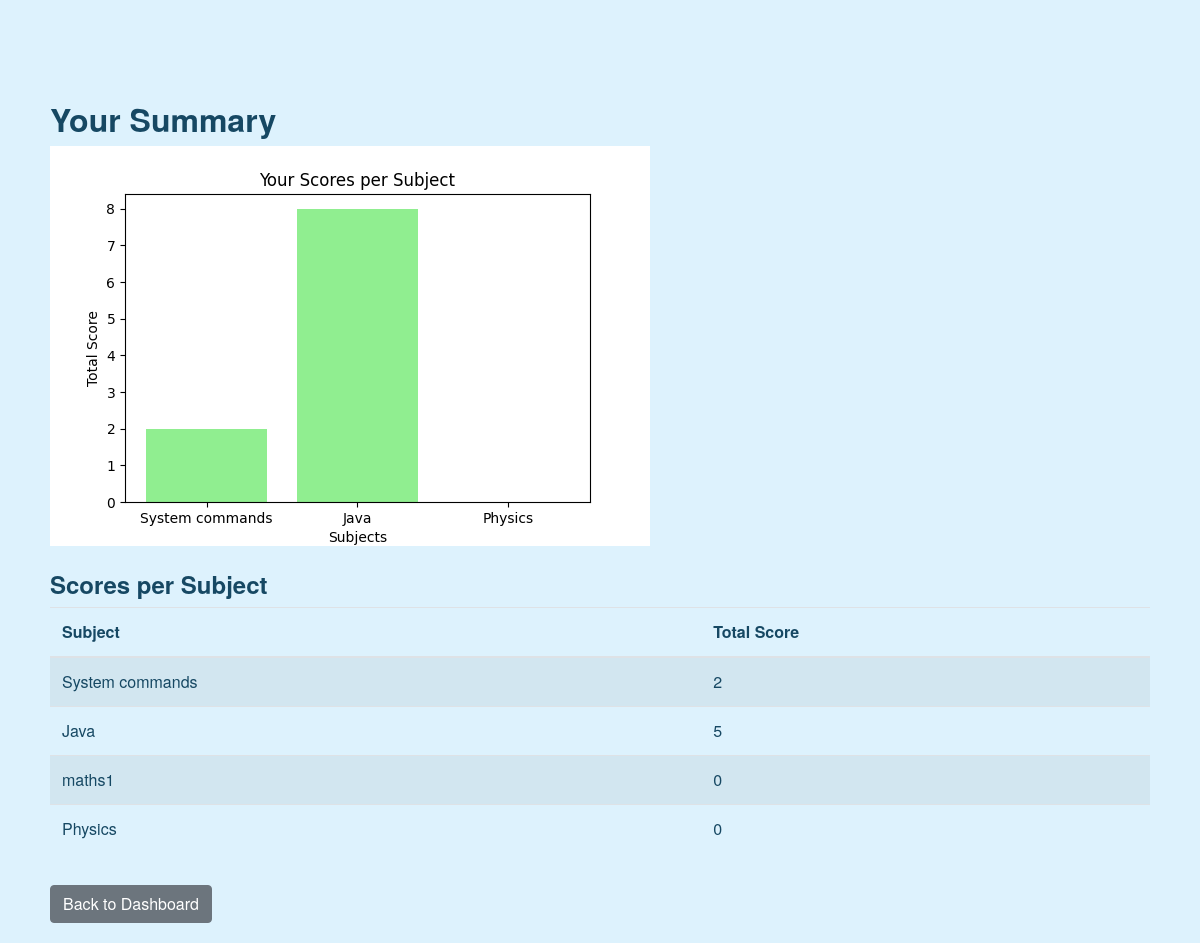
/user/summary (signed in), run on an earlier commit of the app's database.
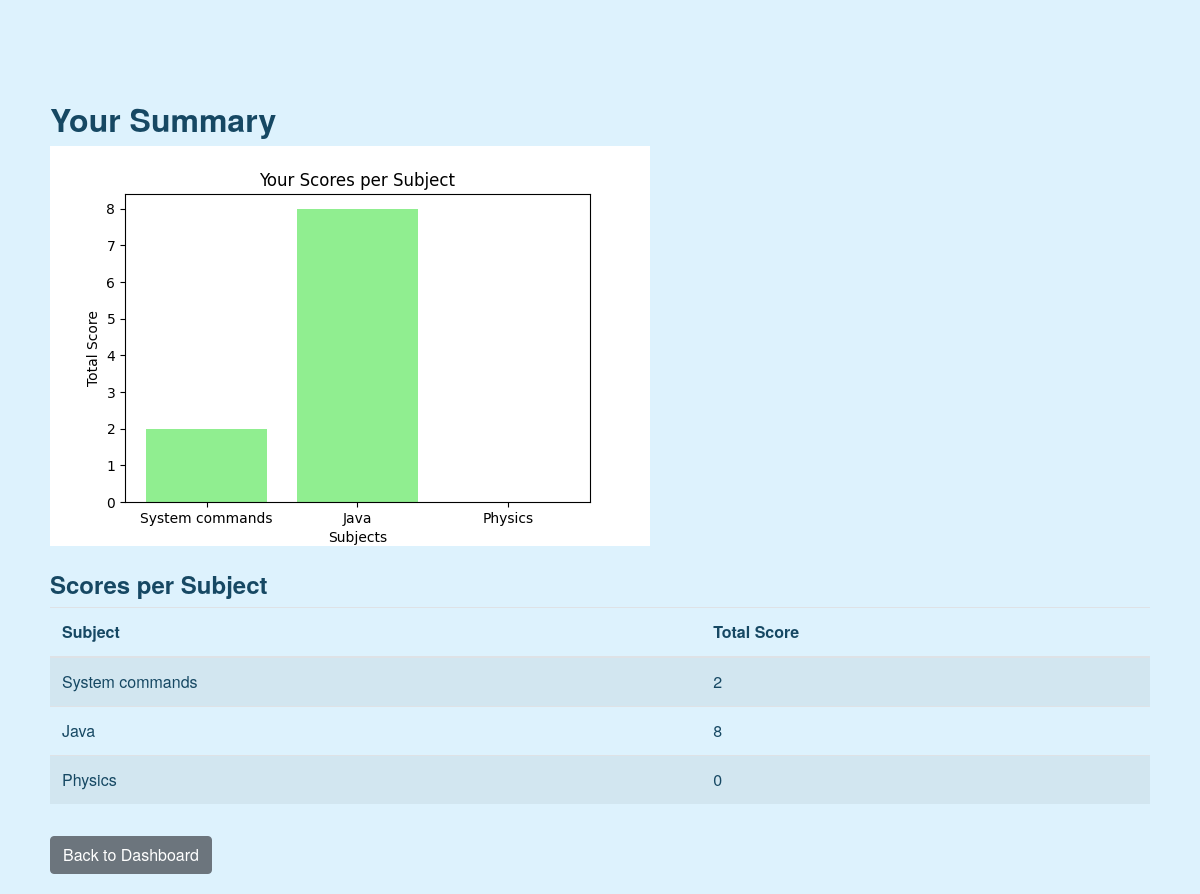
And on a later commit of the database.
### controllers/models.py (models this page shows, shortened)
class Subject(db.Model):
    __tablename__ = 'subjects'
    id = db.Column(db.Integer, primary_key=True)
    name = db.Column(db.String(100), unique=True, nullable=False)
    description = db.Column(db.Text)
    chapters = db.relationship('Chapter', backref='subject', lazy=True)#related data is loaded when accessed by chapter

### controllers/user_routes.py (the view)
    @app.route('/user/summary')
    def user_summary():
        if 'user_id' not in session:
            flash("Please log in first.", "warning")
            return redirect(url_for('login'))
        if session.get('role') == 'Admin':
            flash("Admins cannot access user summary.", "danger")
            return redirect(url_for('admin_dashboard'))
        user_id = session['user_id']
        subjects = Subject.query.all()
        subject_names = []
        total= []
        for sub in subjects:
            sum = 0
            for chap in sub.chapters:
                for quiz in chap.quizzes:
                    for i in quiz.scores:
                        if i.user_id == user_id:
                            sum += i.total_scored
            subject_names.append(sub.name)
            total.append(sum)
        plt.clf()
        fig, ax = plt.subplots(figsize=(6,4))
        ax.bar(subject_names, total, color='purple')
        ax.set_xlabel("Subjects")
        ax.set_ylabel("Total Score")
        ax.set_title("Scores per Subject")
        user_chartpath = 'static/user_summary.png'
        plt.savefig(user_chartpath)
        plt.close(fig)
        user_summary = []
        for i, subj_name in enumerate(subject_names):
            user_summary.append({'subject': subj_name,'score': total[i] })
        return render_template('user_summary.html', user_chart_path=user_chartpath,user_summary_data=user_summary)

### templates/user_summary.html (shortened to what this page needs)
{% extends 'base.html' %}
{% block content %}
<div class="container mt-4">
  <h2>Your Summary</h2>
  <div class="mb-4">
    <img src="{{ url_for('static', filename='user_summary.png') }}"
    alt="User Summary Chart" class="img-fluid">
  </div>
  <h4>Scores per Subject</h4>
  <table class="table table-striped">
    <thead>
      <tr>
        <th>Subject</th>
        <th>Total Score</th>
      </tr>
    </thead>
    <tbody>
      {% for row in user_summary_data %}
      <tr>
        <td>{{ row.subject }}</td>
        <td>{{ row.score }}</td>
      </tr>
      {% endfor %}
    </tbody>
  </table>
  <a href="{{ url_for('user_dashboard') }}" class="btn btn-secondary mt-3">Back to Dashboard</a>
</div>
{% endblock %}

What changed in the data, as far as the page shows it:
removed Subject: subject "maths1", score "0"
changed Subject "Java": score "5" → "8"
